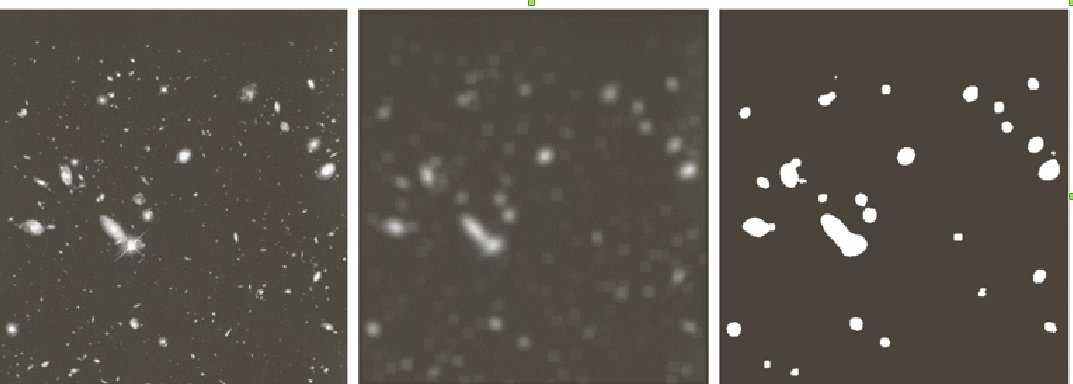
//> input picture Example1.jpg, 1073 x 384 px
$ ./test_kmeans ../Example1.jpg   (built with g++ and OpenCV 4)
//> lines starting //> are read from the running program, lines starting //| are printed output that depends on the picture
#include <iostream>
#include "opencv2/core/core.hpp"
#include "opencv2/highgui/highgui.hpp"
#include "opencv2/imgproc/imgproc.hpp"
#include <fstream>
#include <iomanip>
#include <algorithm>
#include <math.h>
#include <vector>
#include <random>

using namespace cv;
using namespace std;

ofstream my_file("k_means.data");

bool compareByvalue(const pair<int,int> &a, const pair<int,int> & b){
    return a.first < b.first ;
}

bool compareByvalue2(const pair<int,int> &a, const pair<int,int> & b){
    return a.second > b.second ;
}


bool compareByvalueInt(const int &a, const int & b){
    return a > b ;
}


void print( Mat& image_src, vector<pair<int,int>>& v_pair ){
	for( int i = 0 ; i < v_pair.size() ; ++i){
		cout << v_pair[i].first << "\t" << v_pair[i].second << "\t" << (int)image_src.at<uchar>(v_pair[i].first, v_pair[i].second) << endl;
	}
}

void print( vector<pair<int,int>>& v_pair ){
	for( int i = 0 ; i < v_pair.size() ; ++i){
		cout << v_pair[i].first << "\t" << v_pair[i].second << endl;
	}
}

void print( vector<pair<int,int>>& v_pair, int size ){
	for( int i = 0 ; i < size ; ++i){
		cout << v_pair[i].first << "\t" << v_pair[i].second << endl;
	}
}

void getdim( Mat& image_src ){
	cout << image_src.rows << " x " << image_src.cols << endl;
//| 384 x 1073
}

int eucl_dstance( int x1, int x2 ){
	return sqrt( pow(x1-x2,2) );
}

void elim_duplicated( vector<pair<int,int>>& v_pair, vector<pair<int,int>>& result ){


	// [9 lines of commented-out code are left out]

	for( int i = 0 ; i < v_pair.size() - 1 ; ++i ){
		if(! ((v_pair[i].first == v_pair[i+1].first) && (v_pair[i].second == v_pair[i+1].second)) ){
			result.push_back( pair<int,int>( v_pair[i].first, v_pair[i].second) );
		}
	}

	if(! ((v_pair[v_pair.size()-1].first == v_pair[v_pair.size()-2].first) && (v_pair[v_pair.size()-1].second == v_pair[v_pair.size()-2].second)) ){
			result.push_back( pair<int,int>( v_pair[v_pair.size()-1].first, v_pair[v_pair.size()-1].second) );
	}

	// cout << "final size : " << result.size() << endl;
}

void test_elimduplicated(){
	vector<pair<int,int>> v_pair;
	vector<pair<int,int>> result;

	for( int i = 0 ; i < 10 ; ++i){
		for( int j = 0 ; j < 10 ; ++j){
			v_pair.push_back( pair<int,int>(i,j));
		}
	}

	print( v_pair );

	elim_duplicated( v_pair, result );

	print( result );
}

void get_histogram( Mat image_src, Mat &histogram_graph,  vector<int> &histogram){

	int histSize = 256;
    //dimensions of image
    int image_width = image_src.cols;
//> image_width = 1073
    int image_height = image_src.rows;
//> image_height = 384

    cout << "Image's dimension: " << image_src.rows << "\t" << image_src.cols << endl;
//| Image's dimension: 384	1073
    //cout << image_height   << "\t" << image_width    << endl;

    //creation of histogram
    for( int i = 0 ; i < image_src.rows; i++){
        for( int j = 0 ; j < image_src.cols; j++){
            histogram [ (int) image_src.at<uchar>(i,j) ]++;
        }
    }
//> after the loop, histogram = 256 values, max 114381 at index 69, min 0 at index 0, mean 1609.5

    int higher = -1;

    //get the maximum value
    for( vector<int>::iterator it = histogram.begin(); it != histogram.end(); it++){
        if( higher < (*it) ) higher = (*it);
//        cout << (*it) << "\t";
    }
//> this loop made 256 passes
//> higher on passes 1, 45, 48, 50, 51, 52, 53, 55, 56, 57, 58, 59: 0, 1, 2, 3, 4, 7, 13, 22, 25, 38, 82, 560
//> after the loop, higher = 114381
    //cout << "Max frequency: " << higher << endl;
/*
    for( vector<int>::iterator it = histogram.begin(); it != histogram.end(); it++)
        cout << (*it) << "\t";
*/

    //Drawing Histogram
    //myfile <<"Histogram \n";
    for( int i = 0 ; i < histSize; i++) {
    //    myfile << " val " << i << "\t hist " << histogram[i] << endl;
        line( histogram_graph, Point( i, 0 ), Point( i, double(histogram[i] / 10) ) , Scalar(0,255,0), 2, 8, 0 );
    }
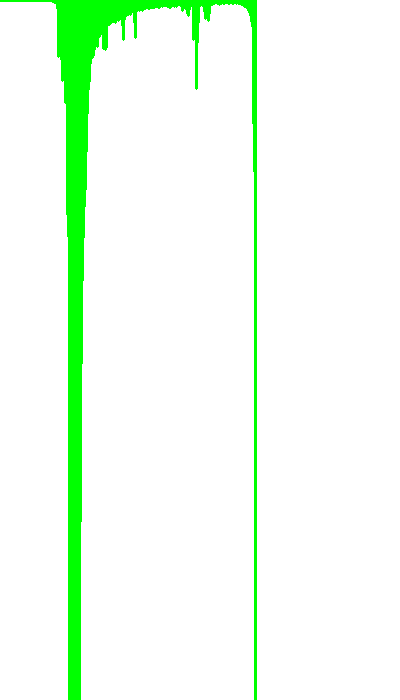
//> histogram_graph: 700 rows x 400 cols, CV_8UC3; mean B, G, R 238.6, 255, 238.6

    //cout << endl;

}

int main(int argc, char** argv ){

    Mat image_src = imread( argv[1], 0); // 0, grayscale  >0, color

	imwrite( "grayscale.jpg", image_src );

    getdim( image_src );	//print dimensions of image

    int k = 5;				//k-means

    int niter = 50;			//# iterations

    int error = 10;		//error

    //Getting histogram
    Mat histogram_graph( 700, 400, CV_8UC3, Scalar( 255,255,255) );

    //vector for histogram and eq_histogram
    vector<int> histogram(256);
    vector<pair<int,int>> phistogram(256);

    //Getting and drawing histogram
    get_histogram( image_src, histogram_graph, histogram);

   	imwrite( "Histogram.jpg", histogram_graph );

   	//sort( histogram.begin(), histogram.end(), compareByvalueInt );

	for( int i = 0 ; i < histogram.size() ; ++i){
   		//if( histogram[i] != 0 ) cout << histogram[i] << endl;
   		phistogram[i] = pair<int,int>( i , histogram[i] );
   		//cout << i << "\t" << histogram[i] << endl;
   	}
//> after the loop, phistogram = 256 pairs, first 12: [0, 0], [1, 0], [2, 0], [3, 0], [4, 0], [5, 0], [6, 0], [7, 0], [8, 0], [9, 0], [10, 0], [11, 0]

   	sort( phistogram.begin(), phistogram.end(), compareByvalue2 );
//> phistogram = 256 pairs, first 12: [69, 114381], [75, 51031], [74, 44495], [76, 35332], [73, 27671], [77, 19918], [255, 17064], [72, 12008], [78, 11947], [79, 7770], [71, 5814], [80, 5216]

   	print( phistogram, k );
//> the loop in print, `for( int i = 0 ; i < size ; ++i)` made 5 passes
//| 69	114381
//| 75	51031
//| 74	44495
//| 76	35332
//| 73	27671

   	/*//Random positions of k points
   	default_random_engine rng( random_device{}() );
    uniform_int_distribution<int> dist( 0, image_src.rows );
    //default_random_engine rng( random_device{}() );
    uniform_int_distribution<int> dist2( 0, image_src.cols );
	*/
    vector<pair<int,int>> kpositions;	//position of k points

    vector< vector<pair<int,int>>> neighborhood( k );	//neighboorhod of k points considering error
    vector< vector<pair<int,int>>> norep_neighborhood;	//neighboorhod without repeated points

    // [12 lines of commented-out code are left out]

	kpositions.push_back( pair<int,int>( 0 , 0 ) );
	kpositions.push_back( pair<int,int>( 100 , 100 ) );
	kpositions.push_back( pair<int,int>( 400 , 250 ) );


	cout << kpositions.size() << endl;

	print( image_src, kpositions );	//print k points and values
//> the loop in print, `for( int i = 0 ; i < v_pair.size() ; ++i)` made 3 passes
//| 0	0	255
//| 100	100	191
//| 400	250	0

    time_t timer = time(0);

    int cont = 0;

	//for( int i = 0 ; i < niter ; ++i){
		for( int ik = 0 ; ik < kpositions.size() ; ++ik ){

			for( int x = 0; x < image_src.rows; ++x){
				for( int y = 0 ; y < image_src.cols; ++y){
					//cout << x << "\t" << y << endl;

					if( eucl_dstance( int( image_src.at<uchar>(kpositions[ ik ].first,kpositions[ ik ].second)) , int(image_src.at<uchar>(x,y))) < error ){
						//cout << int(image_src.at<uchar>(x,y)) << "\t" << int( image_src.at<uchar>(kpositions[ ik ].first,kpositions[ ik ].second) ) << "\t";
						//cout << eucl_dstance( int( image_src.at<uchar>(kpositions[ ik ].first,kpositions[ ik ].second)) , int(image_src.at<uchar>(x,y))) << endl;
						neighborhood[ ik ].push_back( pair<int,int>(x,y) );
						cont++ ;
					}
				}
			}
		}
//> this loop made 3 passes
//> cont on passes 1 to 3: 21029, 24439, 24439
//> after the loop, cont = 24439
	//}

	cout << "total number of points inserted in neighborhood: " <<cont << endl;
//| total number of points inserted in neighborhood: 24439

	//Elimination of repeated points
	for( int ik = 0 ; ik < kpositions.size() ; ++ik ){
		vector<pair<int,int>> result;
//> (the run ends here: the program crashes, at `if(! ((v_pair[i].first == v_pair[i+1].first) && (v_pair[i].second == v..`)
